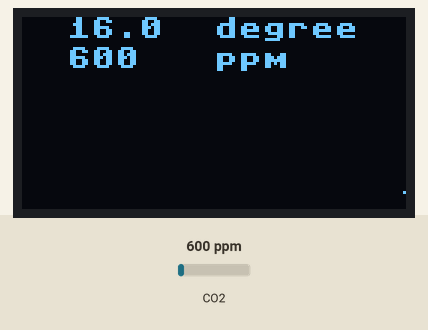
This program was run on a simulated Raspberry Pi Pico running MicroPython. Parts: 128×64 one-colour display. Inputs (shaded band) come from the test bench; at power-on: CO2 600 ppm. WiFi joins after 1.5 s; no MQTT or app messages arrive unless stated; web requests get an empty 200 reply after 0.4 s; what the program prints to the serial console is not drawn.

Above: at 3.2 s.
3.3 s: CO2 set to 452 ppm
At 13.4 s:
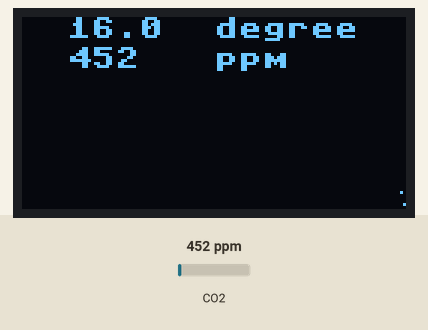
13.7 s: CO2 set to 1050 ppm
At 22.7 s:
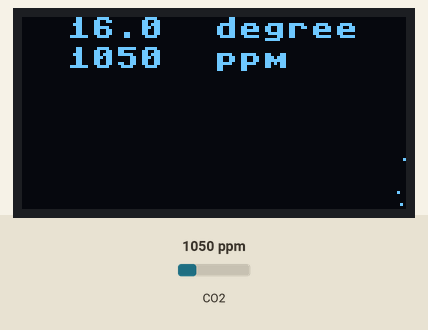
23.9 s: CO2 set to 1700 ppm
At 33.6 s:
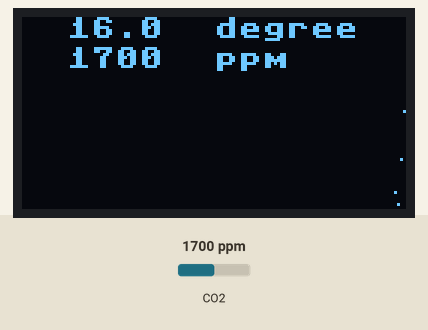
Timing chart, 0 to 35.1 s (numbered marks = the images above; inputs shaded):
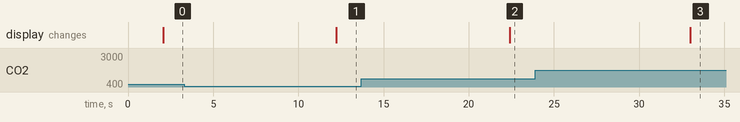

The program:

main.py
```python
import machine
import utime
from umqtt.simple import MQTTClient
from wifi import connect
from read import read_temperature, read_co2_level, read_mhz19c
from send import send_line_notification, send_mqtt_data
from oled import init_oled, show_oled

def main():
    # wifi 接続
    ip = connect()
    print(f'Connected on {ip}')

    temperature_tmp = 0
    co2_level_tmp = 0
    riskflag_temp = False
    riskflag_co2 = False

    init_oled()

    while True:
        # 計測
        #temperature = read_temperature()
        #co2_level = read_co2_level()
        temperature, co2_level = read_mhz19c()

        show_oled(temperature, co2_level)

        if co2_level > 5000:
            utime.sleep(10)
            continue

        # 危険域ならLINE通知
        if temperature > 30 and temperature_tmp <= 30:
            message = f"\nToo Hot: {temperature:.1f} °C\nRisk: Heat Stroke, Dehydration"
            send_line_notification(message)
            riskflag_temp = True
        if temperature < 10 and temperature_tmp >= 10:
            message = f"\n寒すぎ。: {temperature:.1f} °C\nRisk: Cold, Flu"
            send_line_notification(message)
            riskflag_temp = True
        if co2_level > 2000 and co2_level_tmp <= 2000:
            message = f"\nVentilate!: {co2_level} ppm (CO2)\nRisk: Headache, Inattention"
            send_line_notification(message)
            riskflag_co2 = True
        elif co2_level > 1000 and co2_level_tmp <= 1000:
            message = f"\nVentilate!: {co2_level} ppm (CO2)\nRisk: Discomfort, Drowsiness"
            send_line_notification(message)
            riskflag_co2 = True
        #危険域から脱したらLINE通知
        if 18 <= temperature <= 25 and riskflag_temp == True:
            message = f"\nModerate Temperature (18 ~ 25 °C)."
            send_line_notification(message)
            riskflag_temp = False
        if co2_level <= 1000 and riskflag_co2 == True:
            message = f"\nWell Ventilated (~ 1000ppm)."
            send_line_notification(message)
            riskflag_co2 = False


        # MQTTでデータ送信
        send_mqtt_data(temperature, co2_level)

        temperature_tmp = temperature
        co2_level_tmp = co2_level

        utime.sleep(10)

if __name__ == "__main__":
    main()
```

wifi.py
```python
import network
import time

SSID = '    '
PASSWORD = '    '
IP_ADDRESS = '    '

def connect():
    wlan = network.WLAN(network.STA_IF)
    wlan.active(True)
    wlan.connect(SSID, PASSWORD)

    while not wlan.isconnected() and wlan.status() >= 0:
        print("Waiting to connect:")
        time.sleep(1)

    #ip = wlan.ifconfig()[0]

    wlan_status = wlan.ifconfig()
    wlan.ifconfig((IP_ADDRESS, wlan_status[1], wlan_status[2], wlan_status[3]))

    wlan_status = wlan.ifconfig()

    #return ip
    return wlan_status[0]
```

read.py
```python
import machine
from machine import Pin, UART

sensor_temp = machine.ADC(4)
conversion_factor = 3.3 / 65535

mhz19c = UART(1, baudrate=9600, tx=Pin(4), rx=Pin(5))


def read_temperature():
    reading = sensor_temp.read_u16() * conversion_factor
    temperature = 27 - (reading - 0.706)/0.001721
    return temperature

def read_co2_level():
    # CO2濃度を読み取るコード
    data = bytearray([0xff, 0x01, 0x86, 0x00, 0x00, 0x00, 0x00, 0x00, 0x79])
    mhz19c.write(data)
    mhz19c.readinto(data,len(data))
    co2 = data[2] * 256 + data[3]
    temp = data[4] - 48
    return co2

def read_mhz19c():
    # mhz19cを読み取る
    data = bytearray([0xff, 0x01, 0x86, 0x00, 0x00, 0x00, 0x00, 0x00, 0x79])
    mhz19c.write(data)
    mhz19c.readinto(data,len(data))
    co2 = data[2] * 256 + data[3]
    temp = data[4] - 48
    print("temp:"+str(temp)+", co2: "+str(co2))
    return temp, co2
```

send.py
```python
import ujson
import urequests
from umqtt.simple import MQTTClient

# LINE通知設定
LINE_NOTIFY_TOKEN = "R7WNHLMFeN1WhDyF7xEilffbE2Imqyzg9QylqZMcxcs"

# MQTT設定
MQTT_BROKER = "192.168.3.6"
MQTT_TOPIC = b"sensor_data"

def send_line_notification(message):
    endpoint = 'https://notify-api.line.me/api/notify'
    headers = {'Content-Type': 'application/x-www-form-urlencoded', 'Authorization': f'Bearer {LINE_NOTIFY_TOKEN}'}
    data = f'message={message}'.encode('utf-8')
    response = urequests.post(endpoint, headers=headers, data=data)
    response.close()

def send_mqtt_data(temperature, co2_level):
    client = MQTTClient("pico", MQTT_BROKER)
    #client.connect()

    try:
        client.connect()
        print("Connected to broker")
        data = {"temperature": temperature, "co2_level": co2_level}
        client.publish(MQTT_TOPIC, ujson.dumps(data))
        client.disconnect()
        print("Disconnected from broker")
    except OSError as e:
        print("Couldn't connect to broker:", e)
```

oled.py
```python
from machine import Pin, UART, I2C
import ssd1306
import utime
import math

i2c = I2C(0, sda=Pin(0), scl=Pin(1))
display = ssd1306.SSD1306_I2C(128, 64, i2c)

def init_oled():
    display.fill(0)

def show_oled(temp, co2):
    """
    display.fill(0)
    display.text(f"{temp:.1f}", 15, 0, 1)
    display.text('degree',      64, 0, 1)
    display.text(f"{co2}",      15, 10, 1)
    display.text('ppm',         64, 10, 1)
    display.show()
    """
    # 上消す
    display.fill_rect(0, 0, 127, 25, 0)
    # 左にスクロール
    display.scroll(-1, 0)
    # 新しい点打つ
    display.line(127, 0, 127, 63, 0)
    """
    if temp <= 14:
        display.pixel(127, 63, 1)
    elif temp >= 30:
        display.pixel(127, 23, 1)
    else:
        display.pixel(127, 63-int((temp-14)/0.4), 1)
    """
    if co2 <= 400:
        display.pixel(127, 63, 1)
    if co2 >= 2000:
        display.pixel(127, 23, 1)
    else:
        display.pixel(127, 63-int((co2-400)/40), 1)
    # 数字描画
    display.text(f"{temp:.1f}", 15, 0, 1)
    display.text('degree',      64, 0, 1)
    display.text(f"{co2}",      15, 10, 1)
    display.text('ppm',         64, 10, 1)
    display.show()
```

Measured:
- after the input at 3.3 s, the display: changes after 8.9 s (image 1)
- after the input at 13.7 s, the display: changes after 8.7 s (image 2)
- after the input at 23.9 s, the display: changes after 9.1 s (image 3)
